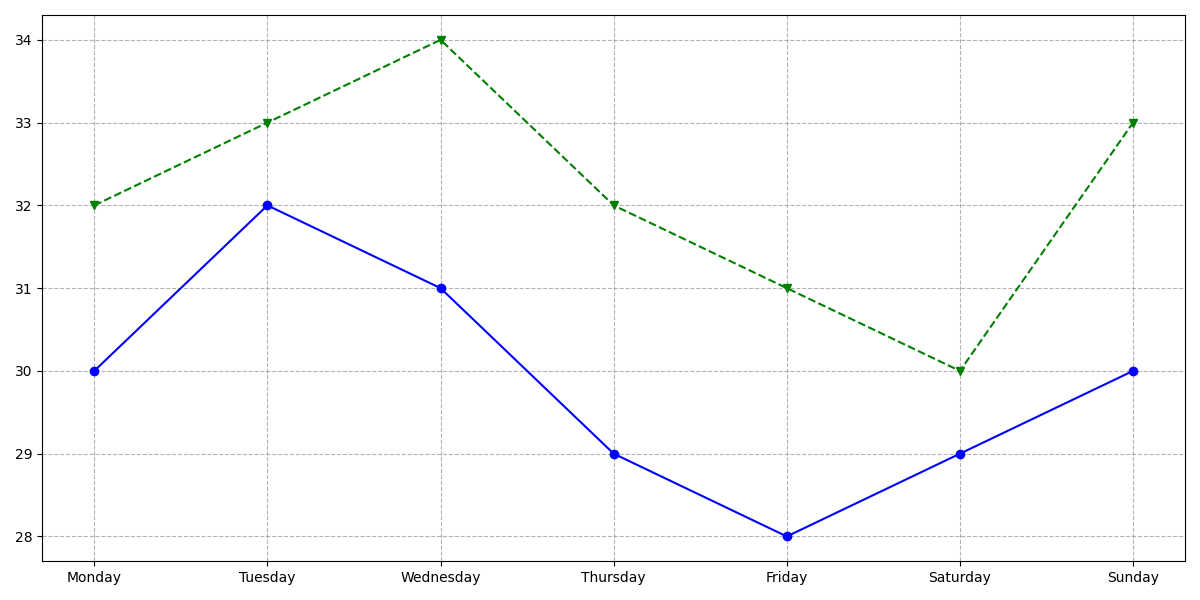

Here is the Python script that generated this plot:
import matplotlib.pyplot as plt
import numpy as np

# Constructing the data for temperature readings over a week in degrees Celsius
days = ['Monday', 'Tuesday', 'Wednesday', 'Thursday', 'Friday', 'Saturday', 'Sunday']
year_2022_temps = [30, 32, 31, 29, 28, 29, 30]
year_2023_temps = [32, 33, 34, 32, 31, 30, 33]

# Create the figure and a set of subplots
fig, ax = plt.subplots(figsize=(12, 6))

# Plotting the line charts for temperature variations in 2022 and 2023
ax.plot(days, year_2022_temps, marker='o', linestyle='-', color='blue')
ax.plot(days, year_2023_temps, marker='v', linestyle='--', color='green')

# Remove textual elements
ax.set_title("")
ax.set_xlabel('')
ax.set_ylabel('')

# Remove annotations
# Remove the legend
ax.legend().set_visible(False)

# Adding grid lines for better readability
ax.grid(True, linestyle='--', which='both', color='grey', alpha=0.6)

# Automatically adjust the layout
plt.tight_layout()

# Display the chart
plt.show()
